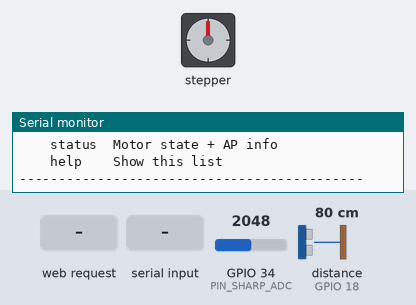
Bench run of a program on a simulated ESP32. On the bench: stepper motor, the last lines printed to the serial monitor. Wiring (inferred from the names in the program): stepper motor driver (3200 steps per turn assumed): step GPIO 26; direction GPIO 27. The inputs (shaded band) are chosen by the test bench; at power-on: GPIO 34 (PIN_SHARP_ADC) = 2048, distance to the obstacle (sensor on GPIO 18) 80 cm (analog values on the 0–4095 scale). The echo pulse lasts 58.3 µs per cm.

Above: at 1.6 s.
1.7 s: HTTP request GET /motor/cw360 received
At 2.51 s:
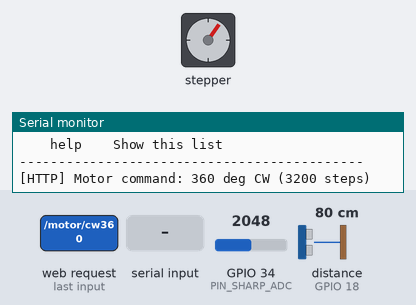
4.7 s: "stop\n" received over Serial
At 4.7 s:
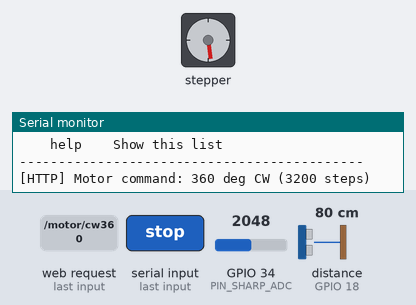
6.2 s: "cw360\n" received over Serial
At 6.66 s:
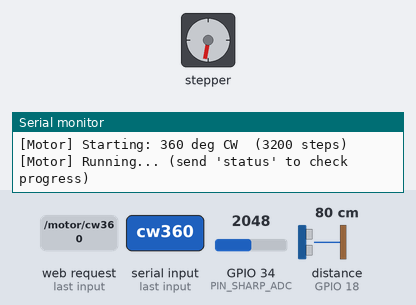
9.2 s: HTTP request GET /sensors/read received
12.2 s: "read\n" received over Serial
14.0 s: HTTP request GET /motor/ccw360 received
At 14.5 s:
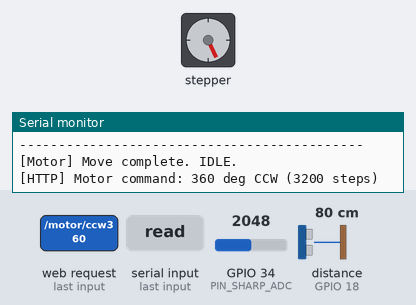
Timing chart, 0 to 18.0 s (numbered marks = the images above; inputs shaded):
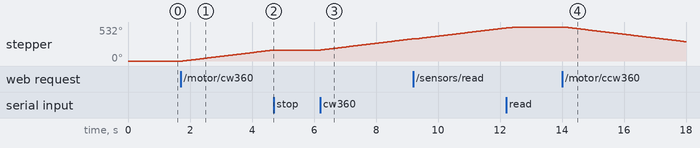

Measured:
- after the input at 1.7 s, stepper: keeps turning clockwise at about 59°/s, starting after 0.07 s
- after the input at 4.7 s, stepper: stops changing and stays 172°
- after the input at 6.2 s, stepper: keeps turning clockwise at about 59°/s, starting at once
- after the input at 14.0 s, stepper: keeps turning counter-clockwise at about 59°/s, starting after 0.06 s

The program:

main.cpp
```cpp
// ============================================================
//  main.cpp  —  2D Spatial Mapping System Firmware
//  Platform : ESP32 Dev Board  |  Framework: Arduino / PlatformIO
// ============================================================
//
//  ARCHITECTURE OVERVIEW
//  ─────────────────────
//  Core 0 : WiFi stack + ESPAsyncWebServer callbacks
//  Core 1 : Arduino setup() / loop() → motorTick() + Serial CLI
//
//  The HC-SR04 pulseIn() (≤25 ms) executes in HTTP callbacks on
//  Core 0 and therefore cannot interrupt motorTick() on Core 1.
//
//  SERIAL CLI (115200 baud)
//  ─────────────────────────
//  Commands are read in loop() on Core 1.  Send a command string
//  followed by Enter in the Serial Monitor.
//
//   Motor commands:
//     cw360    → Rotate 360° clockwise
//     ccw360   → Rotate 360° counter-clockwise
//     cw45     → Rotate 45° clockwise
//     ccw45    → Rotate 45° counter-clockwise
//     stop     → Immediately halt motor (clears step queue)
//
//   Sensor commands:
//     read     → Read all three sensors and print results
//     lidar    → Read TF-Luna only
//     sharp    → Read SHARP IR only
//     sonar    → Read HC-SR04 only
//
//   System commands:
//     status   → Print motor state, AP IP, and step count
//     help     → Print this command list
// ============================================================

#include <Arduino.h>
#include <WiFi.h>
#include <ESPAsyncWebServer.h>

#include "config.h"
#include "stepper.h"
#include "sensors.h"
#include "web_ui.h"

// ── Web server instance ───────────────────────────────────────
AsyncWebServer server(HTTP_PORT);

// ── Serial input buffer ───────────────────────────────────────
static String serialBuf = "";

// ============================================================
//  Serial Logging Helpers
// ============================================================

/** Print a prominent section divider */
static void printDivider() {
    Serial.println(F("--------------------------------------------"));
}

/** Print the CLI help text */
static void printHelp() {
    printDivider();
    Serial.println(F("  SERIAL CLI COMMANDS"));
    printDivider();
    Serial.println(F("  MOTOR:"));
    Serial.println(F("    cw360   Rotate 360 deg clockwise"));
    Serial.println(F("    ccw360  Rotate 360 deg counter-clockwise"));
    Serial.println(F("    cw45    Rotate 45 deg clockwise"));
    Serial.println(F("    ccw45   Rotate 45 deg counter-clockwise"));
    Serial.println(F("    stop    Immediately halt motor"));
    Serial.println(F("  SENSORS:"));
    Serial.println(F("    read    Read all three sensors"));
    Serial.println(F("    lidar   Read TF-Luna only"));
    Serial.println(F("    sharp   Read SHARP IR only"));
    Serial.println(F("    sonar   Read HC-SR04 only"));
    Serial.println(F("  SYSTEM:"));
    Serial.println(F("    status  Motor state + AP info"));
    Serial.println(F("    help    Show this list"));
    printDivider();
}

// ============================================================
//  Shared sensor-print helper (used by CLI and HTTP handler)
// ============================================================

static void printSensorResults(float lidar, float sharp, float sonar) {
    printDivider();
    Serial.println(F("  SENSOR RESULTS"));
    printDivider();

    // LiDAR
    Serial.print(F("  [TF-Luna LiDAR]  "));
    if (lidar < 0) Serial.println(F("ERR (see diagnostics above)"));
    else           Serial.printf("%.1f cm\n", lidar);

    // SHARP IR
    Serial.print(F("  [SHARP GP2Y IR]  "));
    if (sharp < 0) Serial.println(F("ERR (see diagnostics above)"));
    else           Serial.printf("%.1f cm\n", sharp);

    // HC-SR04
    Serial.print(F("  [HC-SR04 Sonar]  "));
    if (sonar < 0) Serial.println(F("ERR (no echo / out of range)"));
    else           Serial.printf("%.1f cm\n", sonar);

    printDivider();
}

// ============================================================
//  Serial CLI — process one complete command line
// ============================================================

static void handleSerialCommand(const String& cmd) {
    Serial.printf("\n[CLI] Received command: \"%s\"\n", cmd.c_str());

    // ── Motor commands ────────────────────────────────────────
    if (cmd == "cw360" || cmd == "ccw360" ||
        cmd == "cw45"  || cmd == "ccw45") {

        if (motorBusy()) {
            Serial.println(F("[CLI] Motor is busy — command ignored. Wait or send 'stop'."));
            return;
        }

        long steps = 0;
        if      (cmd == "cw360")  steps = +(long)STEPS_PER_REV;
        else if (cmd == "ccw360") steps = -(long)STEPS_PER_REV;
        else if (cmd == "cw45")   steps = +(long)STEPS_45DEG;
        else if (cmd == "ccw45")  steps = -(long)STEPS_45DEG;

        const char* dir    = (steps > 0) ? "CW" : "CCW";
        long        absSt  = (steps > 0) ? steps : -steps;
        float       degrees = absSt * (360.0f / STEPS_PER_REV);

        Serial.printf("[Motor] Starting: %.0f deg %s  (%ld steps)\n",
                      degrees, dir, absSt);
        motorMove(steps);
        Serial.println(F("[Motor] Running... (send 'status' to check progress)"));
    }

    else if (cmd == "stop") {
        MotorState::stepsRemaining = 0;
        Serial.println(F("[Motor] STOPPED. Step queue cleared."));
    }

    // ── Sensor commands ───────────────────────────────────────
    else if (cmd == "read") {
        Serial.println(F("[Sensors] Reading all sensors..."));
        float l = lidarReadCM();
        float s = sharpReadCM();
        float u = sonarReadCM();
        printSensorResults(l, s, u);
    }

    else if (cmd == "lidar") {
        Serial.println(F("[Sensors] Reading TF-Luna LiDAR..."));
        float l = lidarReadCM();
        Serial.print(F("[TF-Luna] Result: "));
        if (l < 0) Serial.println(F("ERR"));
        else       Serial.printf("%.1f cm\n", l);
    }

    else if (cmd == "sharp") {
        Serial.println(F("[Sensors] Reading SHARP IR..."));
        float s = sharpReadCM();
        Serial.print(F("[SHARP] Result: "));
        if (s < 0) Serial.println(F("ERR"));
        else       Serial.printf("%.1f cm\n", s);
    }

    else if (cmd == "sonar") {
        Serial.println(F("[Sensors] Reading HC-SR04..."));
        float u = sonarReadCM();
        Serial.print(F("[HC-SR04] Result: "));
        if (u < 0) Serial.println(F("ERR / timeout"));
        else       Serial.printf("%.1f cm\n", u);
    }

    // ── System commands ───────────────────────────────────────
    else if (cmd == "status") {
        printDivider();
        Serial.println(F("  SYSTEM STATUS"));
        printDivider();
        Serial.printf("  Motor busy:       %s\n",        motorBusy() ? "YES" : "NO");
        Serial.printf("  Steps remaining:  %ld\n",       (long)MotorState::stepsRemaining);
        Serial.printf("  AP SSID:          %s\n",        WIFI_SSID);
        Serial.printf("  AP IP:            %s\n",        WiFi.softAPIP().toString().c_str());
        Serial.printf("  Connected clients:%d\n",        WiFi.softAPgetStationNum());
        Serial.printf("  Free heap:        %u bytes\n",  ESP.getFreeHeap());
        Serial.printf("  Uptime:           %lu s\n",     millis() / 1000UL);
        printDivider();
    }

    else if (cmd == "help") {
        printHelp();
    }

    else {
        Serial.printf("[CLI] Unknown command: \"%s\". Type 'help' for list.\n",
                      cmd.c_str());
    }
}

// ============================================================
//  HTTP Route Handlers
// ============================================================

static void sendJson(AsyncWebServerRequest* req, int code,
                     const String& jsonBody) {
    req->send(code, "application/json", jsonBody);
}

static void handleMotorCommand(AsyncWebServerRequest* req, long steps) {
    if (motorBusy()) {
        Serial.println(F("[HTTP] Motor command rejected — already busy"));
        sendJson(req, 409,
            "{\"status\":\"error\",\"msg\":\"Motor busy\",\"steps\":0}");
        return;
    }

    const char* dir    = (steps > 0) ? "CW" : "CCW";
    long        absSt  = (steps > 0) ? steps : -steps;
    float       degrees = absSt * (360.0f / STEPS_PER_REV);

    Serial.printf("[HTTP] Motor command: %.0f deg %s (%ld steps)\n",
                  degrees, dir, absSt);
    motorMove(steps);

    char buf[80];
    snprintf(buf, sizeof(buf),
             "{\"status\":\"ok\",\"steps\":%ld}", steps);
    sendJson(req, 200, String(buf));
}

static void handleSensorRead(AsyncWebServerRequest* req) {
    Serial.println(F("[HTTP] Sensor read requested"));
    float lidar  = lidarReadCM();
    float sharp  = sharpReadCM();
    float hcsr04 = sonarReadCM();
    printSensorResults(lidar, sharp, hcsr04);

    char buf[128];
    snprintf(buf, sizeof(buf),
             "{\"lidar\":%.1f,\"sharp\":%.1f,\"hcsr04\":%.1f}",
             lidar, sharp, hcsr04);
    sendJson(req, 200, String(buf));
}

static void handleMotorStatus(AsyncWebServerRequest* req) {
    bool busy = motorBusy();
    long rem  = (long)MotorState::stepsRemaining;
    char buf[64];
    snprintf(buf, sizeof(buf),
             "{\"busy\":%s,\"stepsRemaining\":%ld}",
             busy ? "true" : "false", rem);
    sendJson(req, 200, String(buf));
}

// ============================================================
//  WiFi Access Point Setup
// ============================================================
static void wifiApSetup() {
    Serial.println(F("[WiFi] Starting Access Point..."));
    WiFi.mode(WIFI_AP);
    WiFi.softAP(WIFI_SSID, WIFI_PASS, WIFI_CHANNEL, 0, WIFI_MAX_CONN);
    IPAddress apIP = WiFi.softAPIP();
    Serial.printf("[WiFi] SSID     : %s\n", WIFI_SSID);
    Serial.printf("[WiFi] Password : %s\n", WIFI_PASS);
    Serial.printf("[WiFi] IP       : %s\n", apIP.toString().c_str());
    Serial.println(F("[WiFi] Access Point ready."));
}

// ============================================================
//  HTTP Routes Registration
// ============================================================
static void routesSetup() {
    server.on("/", HTTP_GET, [](AsyncWebServerRequest* req) {
        req->send_P(200, "text/html", INDEX_HTML);
    });

    server.on("/motor/cw360", HTTP_GET, [](AsyncWebServerRequest* req) {
        handleMotorCommand(req, +(long)STEPS_PER_REV);
    });
    server.on("/motor/ccw360", HTTP_GET, [](AsyncWebServerRequest* req) {
        handleMotorCommand(req, -(long)STEPS_PER_REV);
    });
    server.on("/motor/cw45", HTTP_GET, [](AsyncWebServerRequest* req) {
        handleMotorCommand(req, +(long)STEPS_45DEG);
    });
    server.on("/motor/ccw45", HTTP_GET, [](AsyncWebServerRequest* req) {
        handleMotorCommand(req, -(long)STEPS_45DEG);
    });
    server.on("/motor/status", HTTP_GET, [](AsyncWebServerRequest* req) {
        handleMotorStatus(req);
    });
    server.on("/sensors/read", HTTP_GET, [](AsyncWebServerRequest* req) {
        handleSensorRead(req);
    });
    server.onNotFound([](AsyncWebServerRequest* req) {
        sendJson(req, 404, "{\"error\":\"Not found\"}");
    });
}

// ============================================================
//  Motor completion callback — called once when motor finishes
//  We poll this in loop() by watching the busy→idle transition.
// ============================================================
static bool wasMotorBusy = false;

static void checkMotorDone() {
    bool isBusy = motorBusy();
    if (wasMotorBusy && !isBusy) {
        // Transition: busy → idle
        Serial.println(F("[Motor] Move complete. IDLE."));
    }
    wasMotorBusy = isBusy;
}

// ============================================================
//  setup()
// ============================================================
void setup() {
    Serial.begin(115200);
    delay(200);  // Allow USB serial to enumerate on host

    printDivider();
    Serial.println(F("  2D SPATIAL MAPPING SYSTEM"));
    Serial.println(F("  ESP32 Firmware Booting..."));
    printDivider();

    // ── Hardware init ─────────────────────────────────────────
    Serial.println(F("[Boot] Initialising motor driver (TMC2209 STEP/DIR)..."));
    motorBegin();
    Serial.println(F("[Boot] Motor driver OK."));

    Serial.println(F("[Boot] Initialising TF-Luna LiDAR (UART2)..."));
    lidarBegin();
    Serial.println(F("[Boot] LiDAR UART open."));

    Serial.println(F("[Boot] Initialising SHARP IR sensor (ADC GPIO34)..."));
    sharpBegin();
    Serial.println(F("[Boot] SHARP ADC configured."));

    Serial.println(F("[Boot] Initialising HC-SR04 (TRIG=GPIO5, ECHO=GPIO18)..."));
    sonarBegin();
    Serial.println(F("[Boot] HC-SR04 pins configured."));

    // ── WiFi & HTTP ───────────────────────────────────────────
    wifiApSetup();

    routesSetup();
    server.begin();
    Serial.printf("[HTTP] Server started on port %d.\n", HTTP_PORT);

    // ── Done ──────────────────────────────────────────────────
    printDivider();
    Serial.println(F("  BOOT COMPLETE — System ready."));
    printDivider();
    printHelp();
}

// ============================================================
//  loop()  — Core 1, runs as fast as possible
//
//  Three things happen here:
//    1. motorTick()          — time-critical, always first
//    2. checkMotorDone()     — detect idle transition, log it
//    3. Serial CLI parsing   — non-blocking character accumulation
// ============================================================
void loop() {
    // ── 1. Non-blocking motor tick (time-critical) ───────────
    motorTick();

    // ── 2. Detect motor completion ───────────────────────────
    checkMotorDone();

    // ── 3. Serial CLI — accumulate characters until newline ──
    // Serial.read() is non-blocking: returns -1 immediately if no data.
    // We accumulate into serialBuf until '\n' arrives, then process.
    while (Serial.available()) {
        char c = (char)Serial.read();
        if (c == '\n' || c == '\r') {
            serialBuf.trim();
            if (serialBuf.length() > 0) {
                handleSerialCommand(serialBuf);
            }
            serialBuf = "";
        } else {
            serialBuf += c;
        }
    }
}
```

config.h
```cpp
// ============================================================
//  config.h  —  System-wide pin definitions & constants
//  2D Spatial Mapping System
// ============================================================
#pragma once

// ── Motor (TMC2209 via STEP/DIR) ────────────────────────────
#define PIN_STEP          26      // STEP pulse output → TMC2209 STEP
#define PIN_DIR           27      // Direction output  → TMC2209 DIR

// 1.8°/step × 16 microsteps = 0.1125°/microstep → 3200 steps = 360°
#define STEPS_PER_REV     3200UL  // Full revolution at 1/16 microstepping
#define STEPS_45DEG       400UL   // 45° = 3200 / 8

// Motor speed expressed as the half-period of the STEP pulse in microseconds.
// Formula: half_period = 1,000,000 / (steps_per_second * 2)
// At 800 steps/s  → 625 µs half-period → ~0.09 rev/s → smooth & torque-safe
#define MOTOR_STEP_HALF_PERIOD_US  625UL  // Adjust to change RPM

// DIR pin logic (as wired)
#define DIR_CW   HIGH
#define DIR_CCW  LOW

// ── TF-Luna LiDAR (Hardware UART2) ──────────────────────────
#define LIDAR_SERIAL      Serial2
#define LIDAR_BAUD        115200
#define LIDAR_RX_PIN      16    // ESP32 RX2
#define LIDAR_TX_PIN      17    // ESP32 TX2
#define LIDAR_TIMEOUT_MS  50    // Max wait for a valid frame (ms)

// ── SHARP GP2Y0A02YK0F (Analog) ─────────────────────────────
#define PIN_SHARP_ADC     34    // GPIO 34 — ADC1_CH6 (input-only, no pull-up)
#define ADC_SAMPLES       10    // Number of samples averaged to reduce noise
// The ADC reference on ESP32 is nominally 3.3 V over 12-bit range (0–4095).
// The SHARP sensor characteristic curve is non-linear; we use the manufacturer's
// typical equation:  distance(cm) = 2547.8 / (voltage_mV - 167.25)
// Valid output range: ~20 cm – 150 cm (clamp readings outside this)
#define SHARP_MIN_CM      20.0f
#define SHARP_MAX_CM     150.0f

// ── HC-SR04 (Ultrasonic) ─────────────────────────────────────
#define PIN_TRIG           5    // Digital output — 10 µs trigger pulse
#define PIN_ECHO          18    // Digital input  — echo pulse width
// Speed of sound ≈ 343 m/s at 20°C.
// Distance(cm) = pulse_width_µs / 58.0   (round-trip ÷ 2 ÷ 29 µs/cm)
#define US_TIMEOUT_US     25000UL  // 25 ms → max ~430 cm, beyond sensor range

// ── WiFi Access Point ────────────────────────────────────────
#define WIFI_SSID     "ESP32_Scanner"
#define WIFI_PASS     "mecatronicaTEC"
#define WIFI_CHANNEL  1         // 2.4 GHz channel 1
#define WIFI_MAX_CONN 4         // Max simultaneous clients

// ── Web server ───────────────────────────────────────────────
#define HTTP_PORT     80
```

Source omitted: sensors.h (11207 bytes), stepper.h (4313 bytes), web_ui.h (23076 bytes)
